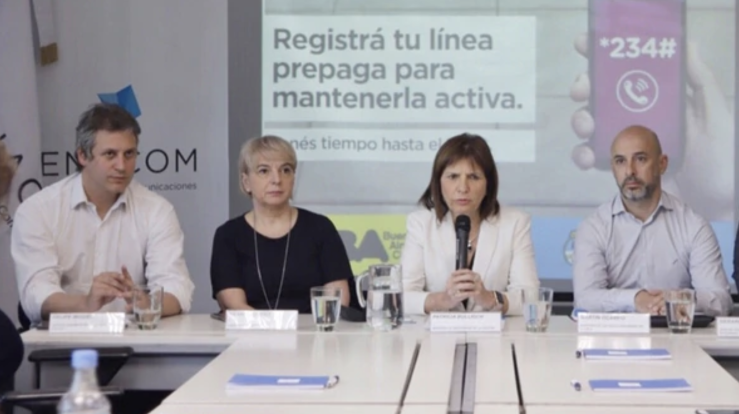
#> input picture images/example1.jpg, 1478 x 828 px (shown at 1/2 size)
$ python face_detection.py ../images/example1.jpg 1.0
#> lines starting #> are read from the running program, lines starting #| are printed output that depends on the picture
import cv2
import sys


##########################
#  Nota: Para la imagen example1.jpg el factor que mejor anda es 1.5
#
##########################
try:
    imagePath = sys.argv[1]
    scaleFactor = float(sys.argv[2])
    # cascPath = sys.argv[2]
    #cascPath = "/usr/local/Cellar/opencv/3.4.3/share/OpenCV/haarcascades/haarcascade_frontalface_default.xml"
    cascPath = "haarcascade_frontalface_default.xml"

    # Create the haar cascade
    faceCascade = cv2.CascadeClassifier(cascPath)

    # Read the image
    image = cv2.imread(imagePath)
#> image is the input picture: shape (828, 1478, 3); mean B, G, R 161.6, 156.5, 158.6
    gray = cv2.cvtColor(image, cv2.COLOR_BGR2GRAY)
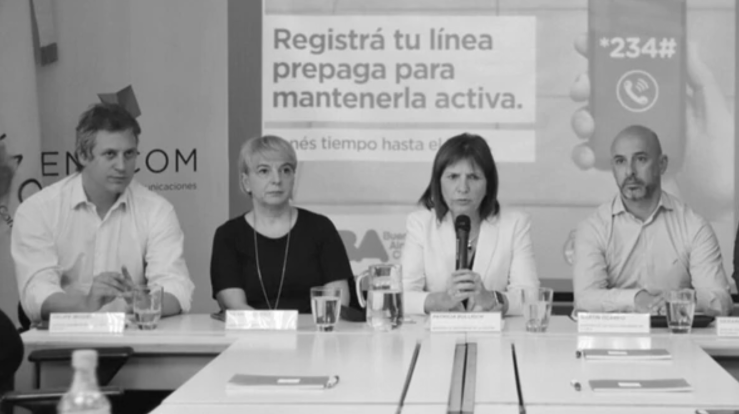
#> gray: shape (828, 1478) (shown at 1/2 size); min 9, max 255, mean 157.7


    # Detect faces in the image
    faces = faceCascade.detectMultiScale(
        gray,
        scaleFactor = scaleFactor,
        minNeighbors = 5,
        minSize = (30, 30),
        flags = 0
    )

    print("Found {0} faces!".format(len(faces)))

    # Draw a rectangle around the faces
    for (x, y, w, h) in faces:
        cv2.rectangle(image, (x, y), (x+w, y+h), (0, 255, 0), 2)

    image = cv2.resize(image, (1024, 800))
    cv2.imshow("Faces found", image)
    cv2.waitKey(0)
    cv2.destroyAllWindows()

except Exception as e:
    print('Los parámetros que deben enviarse son: \n(1) el path de la imagen \n(2) el factor de escala (float).')
    print('Detalle del error: ', e)

$ run again, with images/alan.jpg copied over images/example1.jpg
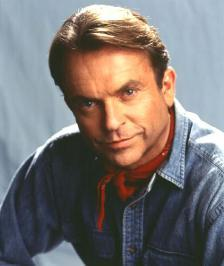
#> input picture images/alan.jpg, 224 x 266 px
#> image is the input picture: shape (266, 224, 3); mean B, G, R 114.2, 115.6, 120.9
#> `gray = cv2.cvtColor(image, cv2.COLOR_BGR2GRAY)`:
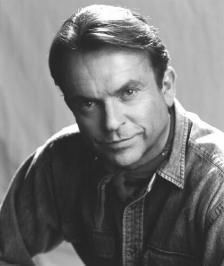
#> gray: shape (266, 224); min 23, max 255, mean 117

$ run again, with images/ellie.jpg copied over images/example1.jpg
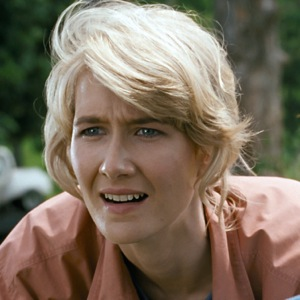
#> input picture images/ellie.jpg, 300 x 300 px
#> image is the input picture: shape (300, 300, 3); mean B, G, R 94.8, 111.2, 125.7
#> `gray = cv2.cvtColor(image, cv2.COLOR_BGR2GRAY)`:
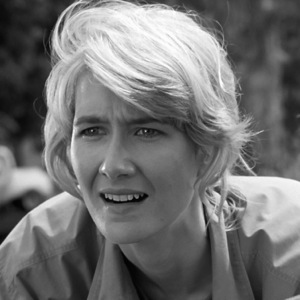
#> gray: shape (300, 300); min 0, max 255, mean 113.7
